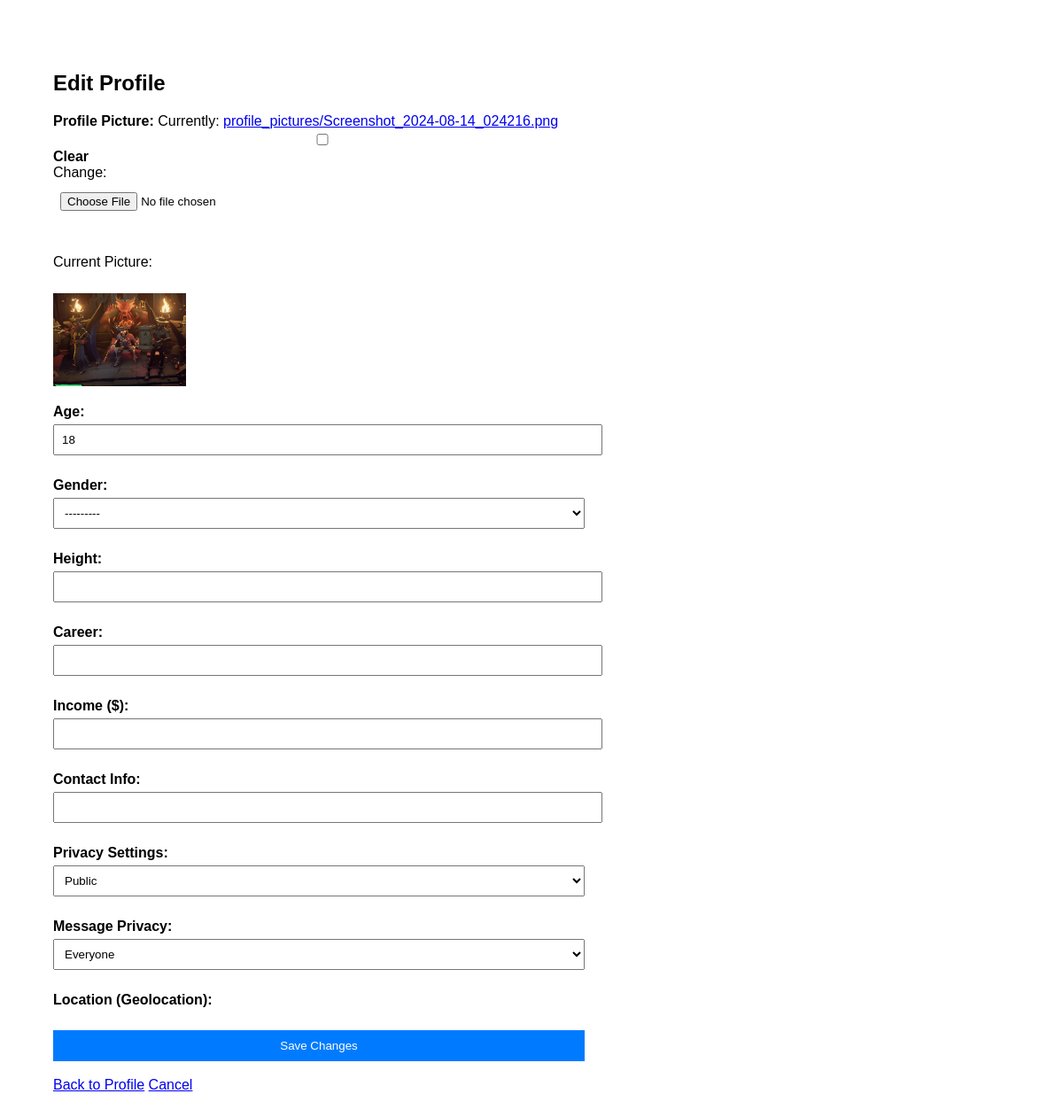
Page /users/profile/edit/ (signed in) on the committed database.
### users/models.py (models this page shows, shortened)
class UserProfile(models.Model):
    PRIVACY_CHOICES = [
        ('public', 'Public'),
        ('private', 'Private'),
        ('friends', 'Friends Only')
    ]
    MESSAGE_CHOICES = [
        ('everyone', 'Everyone'),
        ('friends', 'Friends Only'),
        ('none', 'No One')
    ]
    user = models.OneToOneField(User, on_delete=models.CASCADE)
    age = models.IntegerField(null=True, blank=True, default=None)
    gender = models.CharField(max_length=10, choices=[('Male', 'Male'), ('Female', 'Female')], null=True, blank=True)
    height = models.FloatField(null=True, blank=True, default=None)
    career = models.CharField(max_length=100, null=True, blank=True)
    income = models.DecimalField(max_digits=10, decimal_places=2, null=True, blank=True, default=None)
    contact_info = models.CharField(max_length=100, null=True, blank=True)
    latitude = models.FloatField(null=True, blank=True, default=0.0)
    longitude = models.FloatField(null=True, blank=True, default=0.0)
    profile_picture = models.ImageField(upload_to='profile_pictures/', default='profile_pictures/default.jpg', null=True, blank=True)
    profile_visibility = models.CharField(max_length=10, choices=PRIVACY_CHOICES, default='public')
    message_privacy = models.CharField(max_length=10, choices=MESSAGE_CHOICES, default='everyone')
    allow_in_search = models.BooleanField(default=True)

### users/views.py (the view)
# urls.py: path('profile/edit/', views.edit_profile, name='edit_profile'),  # ✅ Fix: Place this before <str:username>
@login_required
def edit_profile(request):
    user_profile, created = UserProfile.objects.get_or_create(user=request.user)
    if request.method == "POST":
        form = UserProfileForm(request.POST, request.FILES, instance=user_profile)
        if form.is_valid():
            profile = form.save(commit=False)
            if "latitude" in request.POST and "longitude" in request.POST:
                profile.latitude = request.POST.get("latitude", 0.0)
                profile.longitude = request.POST.get("longitude", 0.0)
            profile.save()
            return redirect("profile", username=request.user.username)
    else:
        form = UserProfileForm(instance=user_profile)
    return render(request, "users/edit_profile.html", {"form": form})

### users/forms.py (shortened to what this page needs)
class UserProfileForm(forms.ModelForm):
    class Meta:
        model = UserProfile
        fields = [
            'age', 'gender', 'height', 'career', 'income', 'latitude', 'longitude',
            'profile_picture', 'contact_info', 'profile_visibility', 'message_privacy', 'allow_in_search'
        ]
        widgets = {
            'profile_visibility': forms.Select(choices=UserProfile.PRIVACY_CHOICES),
            'message_privacy': forms.Select(choices=UserProfile.MESSAGE_CHOICES),
            'allow_in_search': forms.CheckboxInput()
        }
        geolocation_enabled = forms.BooleanField(
            required=False, label="Enable Geolocation")

### templates/users/edit_profile.html (shortened to what this page needs)
<!DOCTYPE html>
<html lang="en">
<head>
</head>
<body>
    <h2>Edit Profile</h2>
    <form method="POST" enctype="multipart/form-data">
        <div class="form-group">
            <label for="id_profile_picture">Profile Picture:</label>
            {{ form.profile_picture }}
        </div>
        {% if form.instance.profile_picture %}
            <p>Current Picture:</p>
            <img class="profile-pic" src="{{ form.instance.profile_picture.url }}" alt="Profile Picture" width="150">
        {% endif %}
        <div class="form-group">
            <label for="id_age">Age:</label>
            {{ form.age }}
        </div>
        <div class="form-group">
            <label for="id_gender">Gender:</label>
            {{ form.gender }}
        </div>
        <div class="form-group">
            <label for="id_height">Height:</label>
            {{ form.height }}
        </div>
        <div class="form-group">
            <label for="id_career">Career:</label>
            {{ form.career }}
        </div>
        <div class="form-group">
            <label for="id_income">Income ($):</label>
            {{ form.income }}
        </div>
        <div class="form-group">
            <label for="id_contact_info">Contact Info:</label>
            {{ form.contact_info }}
        </div>
        <div class="form-group">
            <label for="id_profile_visibility">Privacy Settings:</label>
            {{ form.profile_visibility }}
        </div>
        <div class="form-group">
            <label for="id_message_privacy">Message Privacy:</label>
            {{ form.message_privacy }}
        </div>
        <div class="form-group">
            <label for="id_location">Location (Geolocation):</label>
        </div>
        <button type="submit">Save Changes</button>
    </form>
    <br>
    <a href="{% url 'profile' username=request.user.username %}">Back to Profile</a>
    <a href="{% url 'profile' username=request.user.username %}">Cancel</a>
</body>
</html>

### templates/users/edit_profile.html (style rules this page uses)
body { font-family: Arial, sans-serif; margin: 40px; padding: 20px; max-width: 600px; }
form { display: flex; flex-direction: column; gap: 10px; }
button { background-color: #007bff; color: white; padding: 10px; border: none; cursor: pointer; }
.profile-pic { margin-bottom: 10px; }
.form-group { margin-bottom: 15px; }
label { font-weight: bold; }
input, select, textarea { width: 100%; padding: 8px; margin-top: 5px; }

### rows in the picture
UserProfile: instance.profile_picture (picture), age "18", gender "---------", profile_visibility "Public", message_privacy "Everyone"
